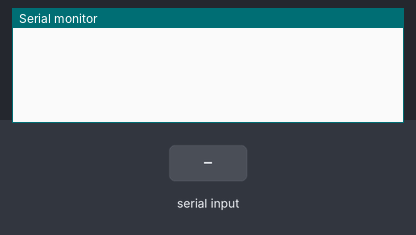
Recording of a sketch running on a simulated Arduino Uno, built with avr-gcc and run on an emulated ATmega328P. Shown: the last lines printed to the serial monitor. Inputs (shaded band) come from the test bench.

Above: at 1.2 s.
1.3 s: "1\n" received over Serial
At 3.1 s:
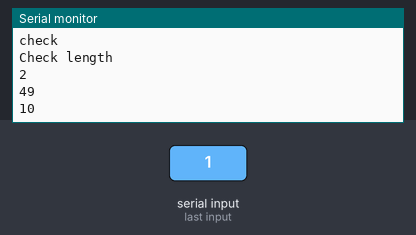
3.8 s: "0\n" received over Serial
At 5.2 s:
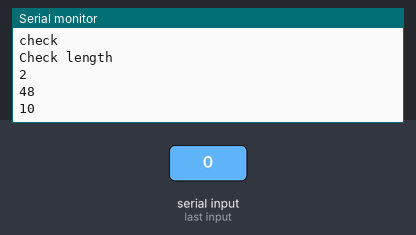
5.3 s: "2\n" received over Serial
At 7.4 s:
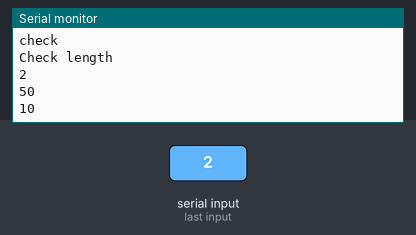
Timing chart, 0 to 8.9 s (numbered marks = the images above; inputs shaded):
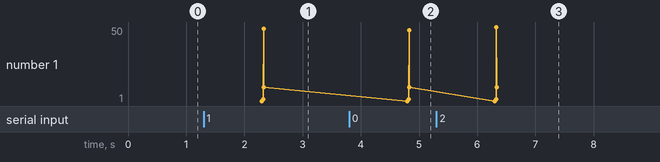

The sketch:

Data_testing.ino
```cpp
int l;
char c;
int a;
int i;

void setup() {
Serial.begin(9600);
}

void loop()
{
  String rec;
  rec=rmsg();
  if(rec!="")
  {
    l=rec.length();
    Serial.println("Check length");
    Serial.println(l);
    for(i=0;i<l;i++)
    {
      c=rec.charAt(i);
      a=c;
      Serial.println(a);
    }
  }
}

String rmsg()
{
  String rec="";
  int x;
  if(Serial.available()>0)
  {
  rec=Serial.readString();
  x=rec.lastIndexOf('\n');
  if(x!=-1)
  {
    Serial.println(x);
    Serial.println("check");
    rec=rec.substring(0,x+1);
  }
  }
  return rec;
}
```

Measured:
- after the input at 1.3 s, the serial monitor: prints a new line after 1.0 s (image 1)
- after the input at 3.8 s, the serial monitor: prints a new line after 1.0 s (image 2)
- after the input at 5.3 s, the serial monitor: prints a new line after 1.0 s (image 3)
